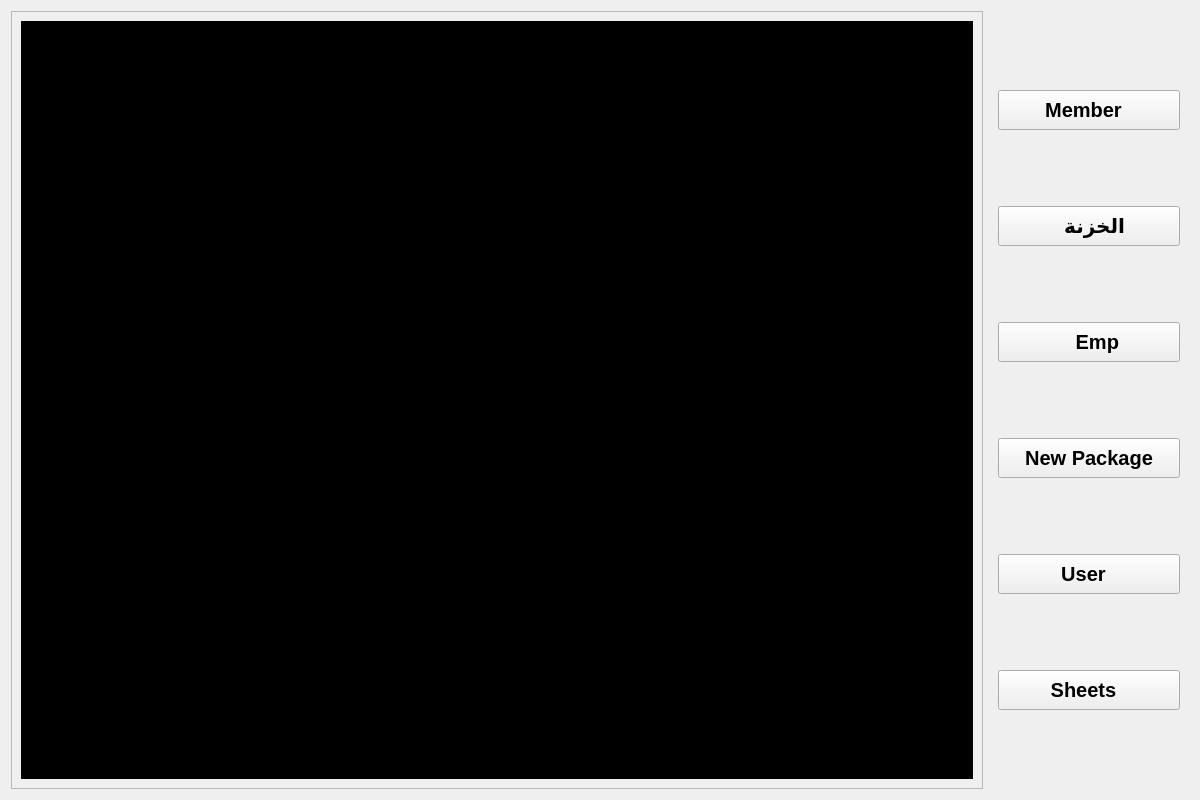
<?xml version="1.0" encoding="UTF-8"?>
<ui version="4.0">
 <class>dashboard</class>
 <widget class="QWidget" name="dashboard">
  <property name="geometry">
   <rect>
    <x>0</x>
    <y>0</y>
    <width>1200</width>
    <height>800</height>
   </rect>
  </property>
  <property name="minimumSize">
   <size>
    <width>1200</width>
    <height>800</height>
   </size>
  </property>
  <property name="maximumSize">
   <size>
    <width>1200</width>
    <height>800</height>
   </size>
  </property>
  <property name="palette">
   <palette>
    <active/>
    <inactive/>
    <disabled/>
   </palette>
  </property>
  <property name="windowTitle">
   <string>Dashboard</string>
  </property>
  <property name="styleSheet">
   <string notr="true">QLabel#photo{
background-color:#000;
}
</string>
  </property>
  <layout class="QHBoxLayout" name="horizontalLayout">
   <item>
    <widget class="QFrame" name="frame">
     <property name="sizePolicy">
      <sizepolicy hsizetype="Expanding" vsizetype="Preferred">
       <horstretch>0</horstretch>
       <verstretch>0</verstretch>
      </sizepolicy>
     </property>
     <property name="frameShape">
      <enum>QFrame::StyledPanel</enum>
     </property>
     <property name="frameShadow">
      <enum>QFrame::Raised</enum>
     </property>
     <layout class="QHBoxLayout" name="horizontalLayout_2">
      <item>
       <widget class="QLabel" name="photo">
        <property name="text">
         <string/>
        </property>
       </widget>
      </item>
     </layout>
    </widget>
   </item>
   <item>
    <widget class="QWidget" name="btns" native="true">
     <property name="minimumSize">
      <size>
       <width>200</width>
       <height>0</height>
      </size>
     </property>
     <layout class="QVBoxLayout" name="verticalLayout">
      <item>
       <widget class="QPushButton" name="pushButton_2">
        <property name="sizePolicy">
         <sizepolicy hsizetype="Minimum" vsizetype="Fixed">
          <horstretch>0</horstretch>
          <verstretch>0</verstretch>
         </sizepolicy>
        </property>
        <property name="minimumSize">
         <size>
          <width>0</width>
          <height>40</height>
         </size>
        </property>
        <property name="font">
         <font>
          <pointsize>15</pointsize>
          <bold>true</bold>
         </font>
        </property>
        <property name="layoutDirection">
         <enum>Qt::RightToLeft</enum>
        </property>
        <property name="text">
         <string>Member  </string>
        </property>
        <property name="icon">
         <iconset resource="images/images.qrc">
          <normaloff>:/login/team.png</normaloff>:/login/team.png</iconset>
        </property>
        <property name="iconSize">
         <size>
          <width>36</width>
          <height>36</height>
         </size>
        </property>
       </widget>
      </item>
      <item>
       <widget class="QPushButton" name="safe">
        <property name="sizePolicy">
         <sizepolicy hsizetype="Minimum" vsizetype="Fixed">
          <horstretch>0</horstretch>
          <verstretch>0</verstretch>
         </sizepolicy>
        </property>
        <property name="minimumSize">
         <size>
          <width>0</width>
          <height>40</height>
         </size>
        </property>
        <property name="font">
         <font>
          <pointsize>15</pointsize>
          <bold>true</bold>
         </font>
        </property>
        <property name="layoutDirection">
         <enum>Qt::RightToLeft</enum>
        </property>
        <property name="text">
         <string>    الخزنة  </string>
        </property>
        <property name="icon">
         <iconset resource="images/images.qrc">
          <normaloff>:/login/safe.png</normaloff>:/login/safe.png</iconset>
        </property>
        <property name="iconSize">
         <size>
          <width>36</width>
          <height>36</height>
         </size>
        </property>
       </widget>
      </item>
      <item>
       <widget class="QPushButton" name="Emp">
        <property name="minimumSize">
         <size>
          <width>0</width>
          <height>40</height>
         </size>
        </property>
        <property name="font">
         <font>
          <pointsize>15</pointsize>
          <bold>true</bold>
         </font>
        </property>
        <property name="layoutDirection">
         <enum>Qt::RightToLeft</enum>
        </property>
        <property name="text">
         <string>   Emp</string>
        </property>
        <property name="icon">
         <iconset resource="images/images.qrc">
          <normaloff>:/login/employee.png</normaloff>:/login/employee.png</iconset>
        </property>
        <property name="iconSize">
         <size>
          <width>36</width>
          <height>36</height>
         </size>
        </property>
       </widget>
      </item>
      <item>
       <widget class="QPushButton" name="pack">
        <property name="sizePolicy">
         <sizepolicy hsizetype="Minimum" vsizetype="Fixed">
          <horstretch>0</horstretch>
          <verstretch>0</verstretch>
         </sizepolicy>
        </property>
        <property name="minimumSize">
         <size>
          <width>0</width>
          <height>40</height>
         </size>
        </property>
        <property name="font">
         <font>
          <pointsize>15</pointsize>
          <bold>true</bold>
         </font>
        </property>
        <property name="layoutDirection">
         <enum>Qt::RightToLeft</enum>
        </property>
        <property name="text">
         <string>New Package</string>
        </property>
        <property name="icon">
         <iconset resource="images/images.qrc">
          <normaloff>:/login/new.png</normaloff>:/login/new.png</iconset>
        </property>
        <property name="iconSize">
         <size>
          <width>36</width>
          <height>36</height>
         </size>
        </property>
       </widget>
      </item>
      <item>
       <widget class="QPushButton" name="User">
        <property name="sizePolicy">
         <sizepolicy hsizetype="Minimum" vsizetype="Fixed">
          <horstretch>0</horstretch>
          <verstretch>0</verstretch>
         </sizepolicy>
        </property>
        <property name="minimumSize">
         <size>
          <width>0</width>
          <height>40</height>
         </size>
        </property>
        <property name="font">
         <font>
          <pointsize>15</pointsize>
          <bold>true</bold>
         </font>
        </property>
        <property name="layoutDirection">
         <enum>Qt::RightToLeft</enum>
        </property>
        <property name="text">
         <string notr="true">User  </string>
        </property>
        <property name="icon">
         <iconset resource="images/images.qrc">
          <normaloff>:/login/manager.png</normaloff>:/login/manager.png</iconset>
        </property>
        <property name="iconSize">
         <size>
          <width>36</width>
          <height>36</height>
         </size>
        </property>
       </widget>
      </item>
      <item>
       <widget class="QPushButton" name="sheet">
        <property name="sizePolicy">
         <sizepolicy hsizetype="Minimum" vsizetype="Fixed">
          <horstretch>0</horstretch>
          <verstretch>0</verstretch>
         </sizepolicy>
        </property>
        <property name="minimumSize">
         <size>
          <width>0</width>
          <height>40</height>
         </size>
        </property>
        <property name="font">
         <font>
          <pointsize>15</pointsize>
          <bold>true</bold>
         </font>
        </property>
        <property name="layoutDirection">
         <enum>Qt::RightToLeft</enum>
        </property>
        <property name="text">
         <string>Sheets  </string>
        </property>
        <property name="icon">
         <iconset resource="images/images.qrc">
          <normaloff>:/login/document.png</normaloff>:/login/document.png</iconset>
        </property>
        <property name="iconSize">
         <size>
          <width>36</width>
          <height>36</height>
         </size>
        </property>
       </widget>
      </item>
     </layout>
    </widget>
   </item>
  </layout>
 </widget>
 <resources>
  <include location="images/images.qrc"/>
 </resources>
 <connections/>
</ui>
